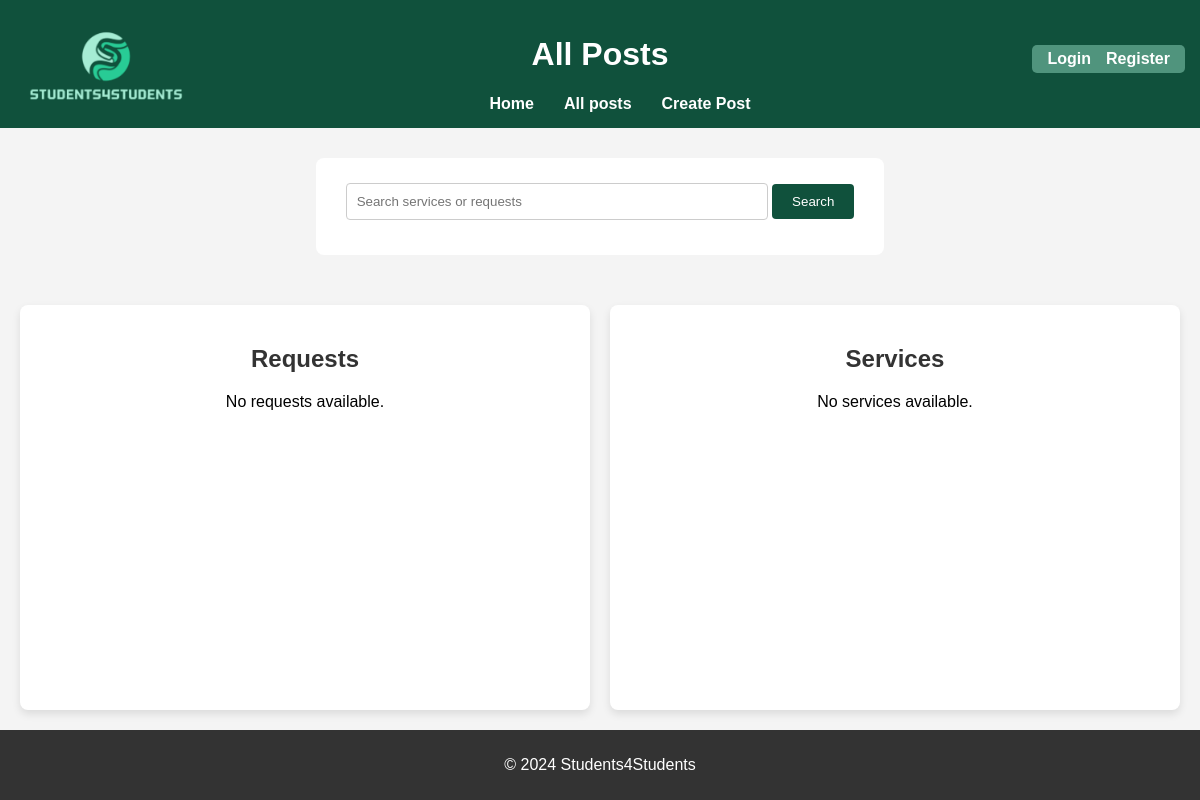
The app's page /allposts, older data.
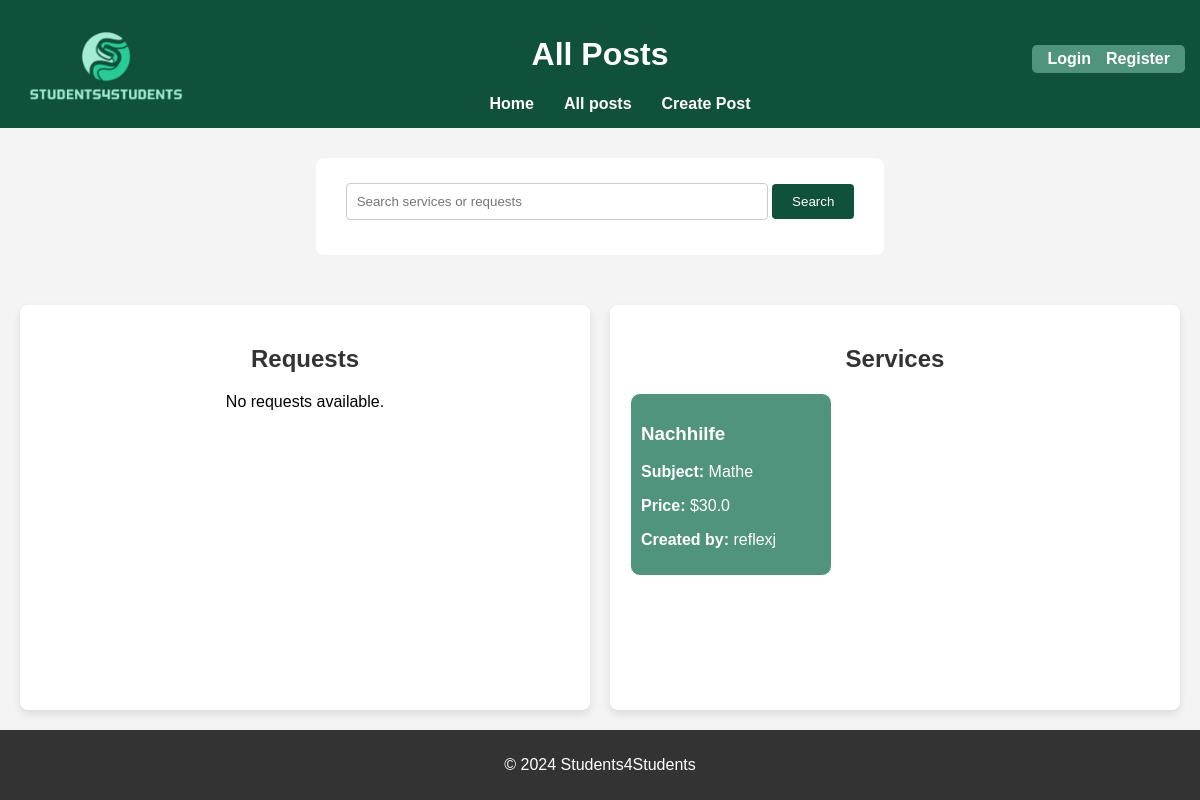
The same page, newer data.
### app.py (models this page shows, shortened)
class ServicePost(db.Model):
    id = db.Column(db.Integer, primary_key=True)
    title = db.Column(db.String(100), nullable=False)
    description = db.Column(db.String(200), nullable=False)
    price = db.Column(db.Float, nullable=False)
    subject = db.Column(db.String(100), nullable=False)
    university = db.Column(db.String(100), nullable=False)
    semester = db.Column(db.String(50), nullable=False)
    contact =db.Column(db.String(100), nullable = False)
    additional_info =db.Column(db.String(200), nullable = True)
    user_id = db.Column(db.Integer, db.ForeignKey('user.id'), nullable=False)

class User(db.Model, UserMixin):
    id = db.Column(db.Integer, primary_key=True)
    username = db.Column(db.String(150), unique=True, nullable=False)
    email = db.Column(db.String(150), unique=True, nullable=False)
    password = db.Column(db.String(150), nullable=False)
    posts = db.relationship('ServicePost', backref='user', lazy=True)

### app.py (the view)
@app.route('/allposts')
def allposts():
    posts = ServicePost.query.join(User).add_columns(User.username).all()
    requests = RequestPost.query.join(User).add_columns(User.username).all()
    return render_template('allposts.html', requests =requests, posts = posts)

### templates/allposts.html (shortened to what this page needs)
<!DOCTYPE html>
<html lang="en">
<head>
    <link rel="stylesheet" href="{{ url_for('static', filename='style_allposts.css') }}">
</head>
<body>
    <header>
        <a href="/">
            <img src="{{ url_for('static', filename='images/logo.png') }}" alt="Website Logo" id="logo">
        </a>
        <h1>All Posts</h1>
        <nav>
            <ul>
                <li><a href="/">Home</a></li>
                <li><a href="/allposts">All posts</a></li>
                <li><a href="/createpost">Create Post</a></li>
            </ul>
        </nav>
        <section class="auth-links">
            {% if current_user.is_authenticated %}
                <a href="/profile">Your Profile</a>
                <a href="{{ url_for('logout') }}">Logout</a>
            {% else %}
                <a href="{{ url_for('login') }}">Login</a>
                <a href="{{ url_for('register') }}">Register</a>
            {% endif %}
        </section>
    </header>
    <form id="searchbar" action="{{ url_for('search_results') }}" method="get">
        <input type="text" name="query" placeholder="Search services or requests" required>
        <button type="submit">Search</button>
    </form>
    <main>
        <div id="all_requests">
            <h2>Requests</h2>
            {% if requests %}
            <div class="post-container">
                {% for request, username in requests %}
                <ul class="post-list">
                    <li>
                        <a id="link" href="{{ url_for('request_detail', request_id=request.id) }}">
                            <h3>{{ request.title }}</h3>
                            <p><strong>Subject:</strong> {{ request.subject }}</p>
                            <p><strong>Description:</strong> {{ request.description }}</p>
                            <p><strong>Created by:</strong> {{ username }}</p>
                        </a>
                    </li>
                </ul>
                {% endfor %}
            </div>
            {% else %}
            <p id="no">No requests available.</p>
            {% endif %}
        </div>
        <div id="all_services">
            <h2>Services</h2>
            {% if posts %}
            <div class="post-container">
                {% for post, username in posts %}
                <ul class="post-list">
                    <li>
                        <a id="link" href="{{ url_for('service_detail', service_id=post.id) }}">
                            <h3>{{ post.title }}</h3>
                            <p><strong>Subject:</strong> {{ post.subject }}</p>
                            <p><strong>Price:</strong> ${{ post.price }}</p>
                            <p><strong>Created by:</strong> {{ username }}</p>
                        </a>
                    </li>
                </ul>
                {% endfor %}
            </div>
            {% else %}
            <p id="no">No services available.</p>
            {% endif %}
        </div>
    </main>
    <footer>
        <p>&copy; 2024 Students4Students</p>
    </footer>
</body>
</html>

Row changes from the older to the newer data that the page shows:
added ServicePost: title "Nachhilfe", subject "Mathe", price "30.0", username "reflexj"
Text that changed along with them:
text no longer shown: "No services available."
